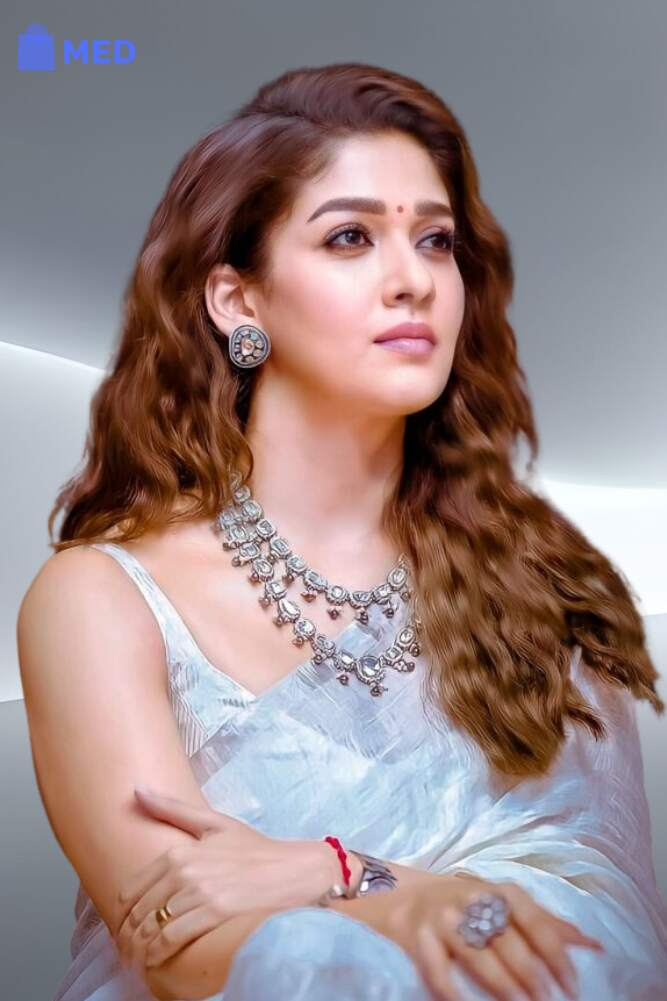
#> input picture Nayans.jpg, 667 x 1001 px
$ jupyter execute 'Pencil sketch.ipynb'
#> lines starting #> are read from the running program, lines starting #| are printed output that depends on the picture
[cell 1]
import cv2
import numpy as np

[cell 2]
def pencil_sketch(image_path,output_path):
#> called with image_path = 'Nayans.jpg', output_path = 'Nayans_sketch.jpeg'
    image=cv2.imread(image_path)
#> image is the input picture: shape (1001, 667, 3); mean B, G, R 135.8, 135.5, 153.6
    gray_image = cv2.cvtColor(image, cv2.COLOR_BGR2GRAY)
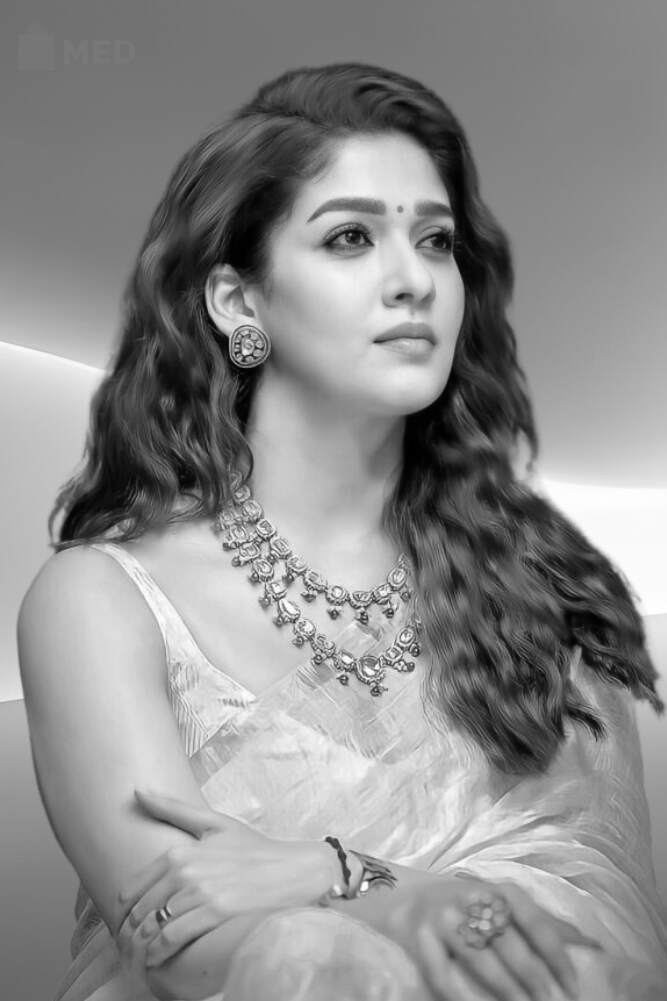
#> gray_image: shape (1001, 667); min 0, max 255, mean 141
    inverted_gray_image=cv2.bitwise_not(gray_image)
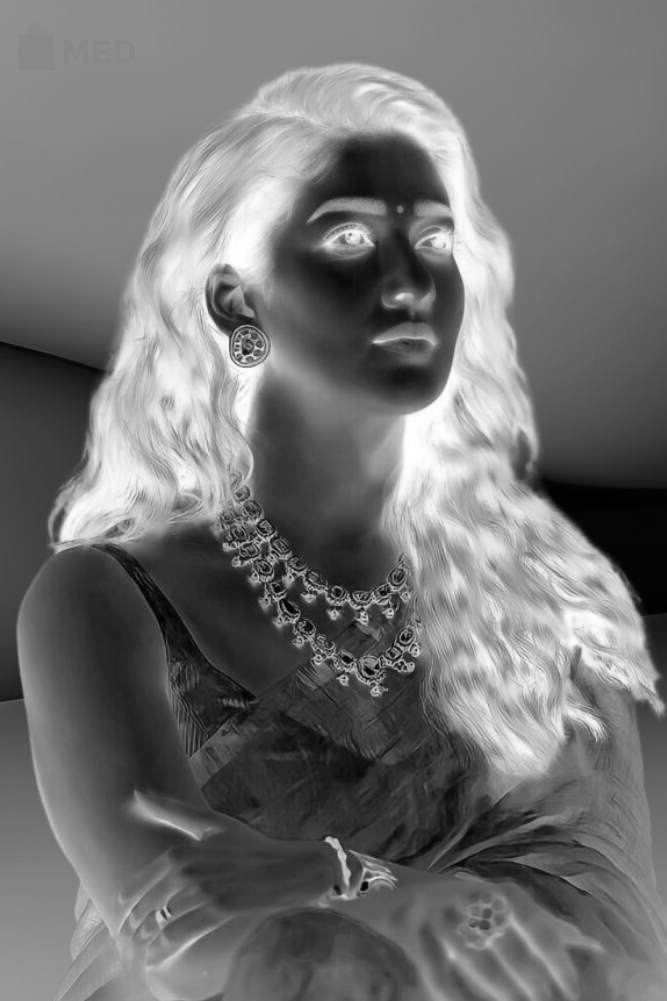
#> inverted_gray_image: shape (1001, 667); min 0, max 255, mean 114
    blurred_image=cv2.GaussianBlur(inverted_gray_image,(21,21),0)
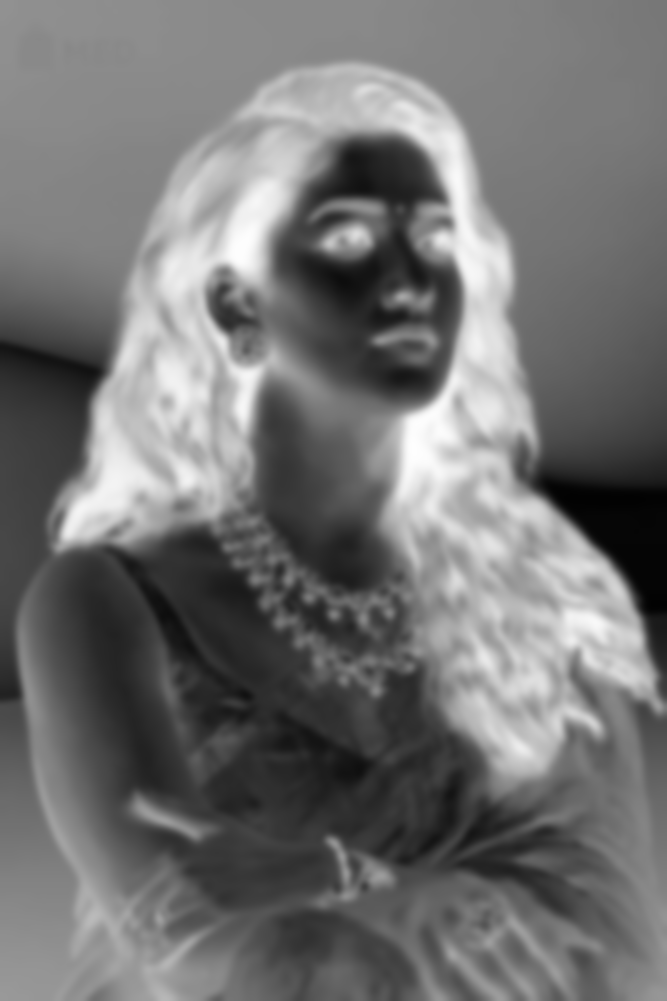
#> blurred_image: shape (1001, 667); min 2, max 254, mean 114
    inverted_blurred_image=cv2.bitwise_not(blurred_image)
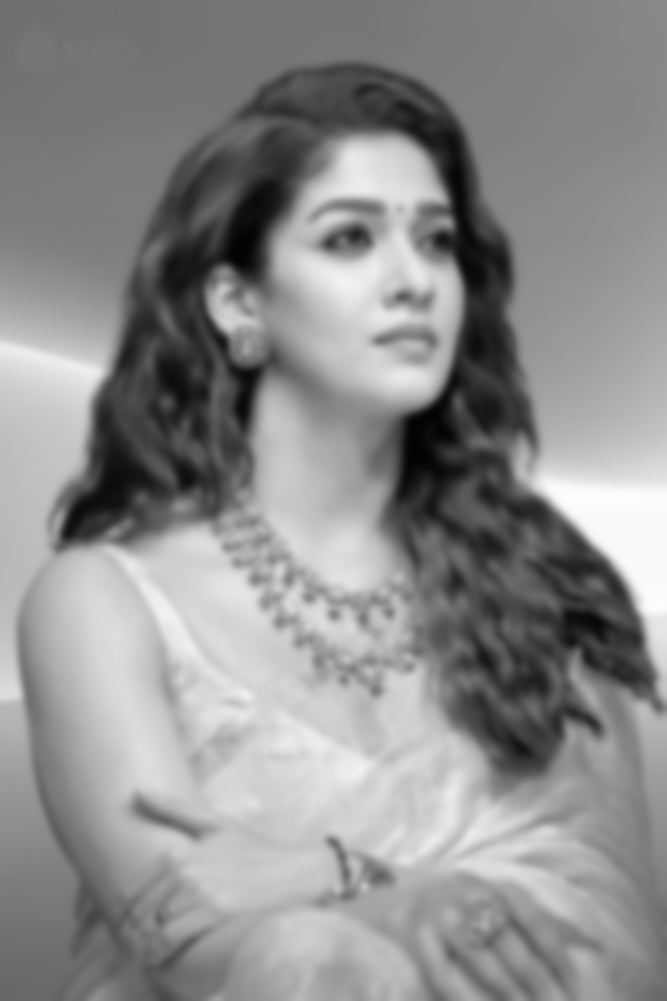
#> inverted_blurred_image: shape (1001, 667); min 1, max 253, mean 141
    pencil_sketch_image=cv2.divide(gray_image,inverted_blurred_image,scale=256.0)
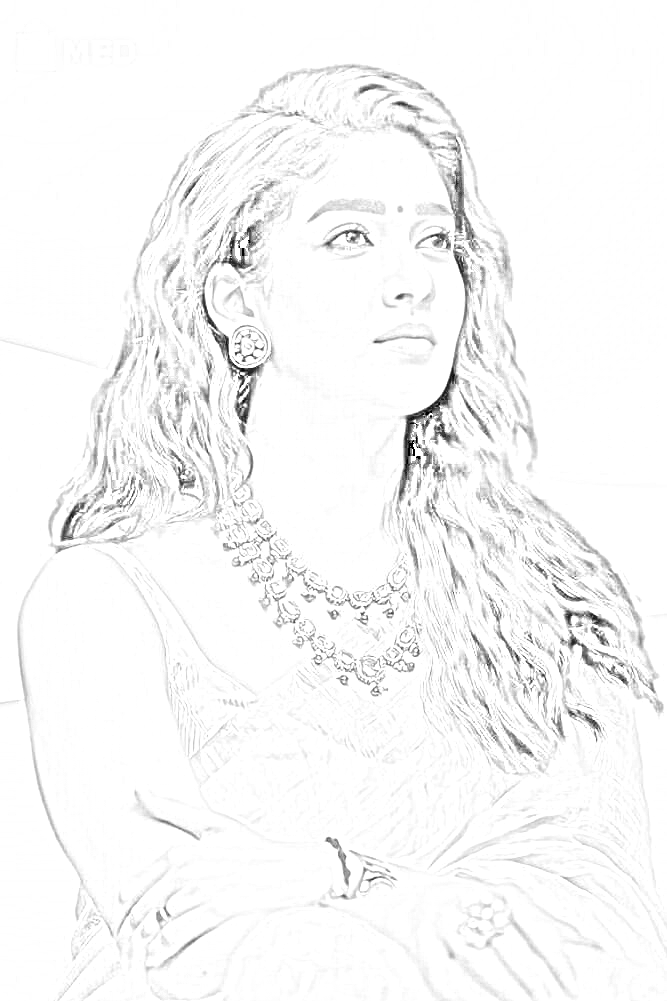
#> pencil_sketch_image: shape (1001, 667); min 0, max 255, mean 247.4
    cv2.imwrite(output_path, pencil_sketch_image)
    cv2.waitKey(0)
    cv2.destroyAllWindows()
input_image_path='Nayans.jpg'
output_image_path='Nayans_sketch.jpeg'
pencil_sketch(input_image_path,output_image_path)
